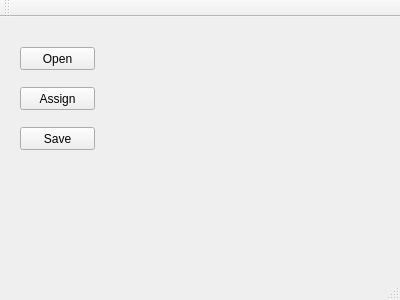
<?xml version="1.0" encoding="UTF-8"?>
<ui version="4.0">
 <class>SelfBuilderMainWindow</class>
 <widget class="QMainWindow" name="SelfBuilderMainWindow">
  <property name="geometry">
   <rect>
    <x>0</x>
    <y>0</y>
    <width>400</width>
    <height>300</height>
   </rect>
  </property>
  <property name="windowTitle">
   <string>SelfBuilderMainWindow</string>
  </property>
  <widget class="QWidget" name="centralWidget">
   <widget class="QPushButton" name="pushButton">
    <property name="geometry">
     <rect>
      <x>20</x>
      <y>30</y>
      <width>75</width>
      <height>23</height>
     </rect>
    </property>
    <property name="text">
     <string>Open</string>
    </property>
   </widget>
   <widget class="QPushButton" name="pushButton_2">
    <property name="geometry">
     <rect>
      <x>20</x>
      <y>70</y>
      <width>75</width>
      <height>23</height>
     </rect>
    </property>
    <property name="text">
     <string>Assign</string>
    </property>
   </widget>
   <widget class="QPushButton" name="pushButton_3">
    <property name="geometry">
     <rect>
      <x>20</x>
      <y>110</y>
      <width>75</width>
      <height>23</height>
     </rect>
    </property>
    <property name="text">
     <string>Save</string>
    </property>
   </widget>
  </widget>
  <widget class="QMenuBar" name="menuBar">
   <property name="geometry">
    <rect>
     <x>0</x>
     <y>0</y>
     <width>400</width>
     <height>23</height>
    </rect>
   </property>
  </widget>
  <widget class="QToolBar" name="mainToolBar">
   <attribute name="toolBarArea">
    <enum>TopToolBarArea</enum>
   </attribute>
   <attribute name="toolBarBreak">
    <bool>false</bool>
   </attribute>
  </widget>
  <widget class="QStatusBar" name="statusBar"/>
 </widget>
 <layoutdefault spacing="6" margin="11"/>
 <resources/>
 <connections/>
</ui>
